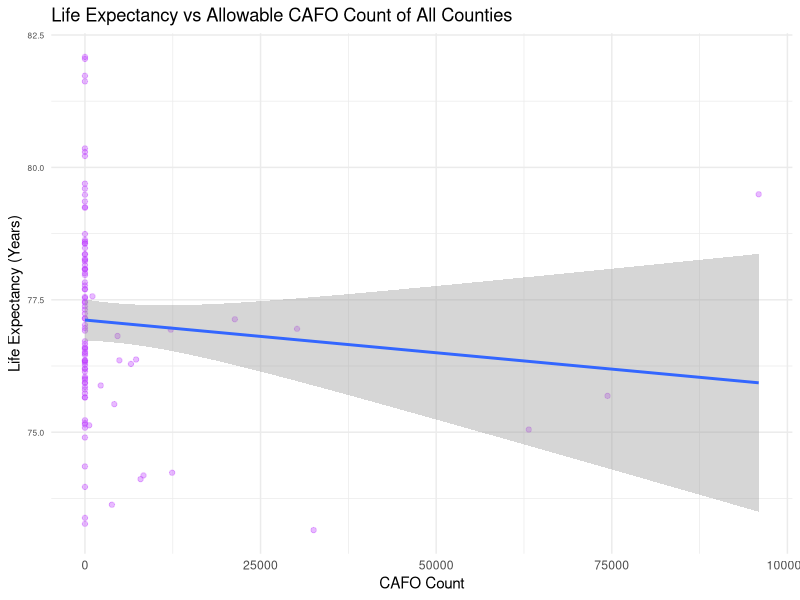

The R source for this figure:
library(tidyverse)

finalData <- read_csv("derivedData/finalData.csv")

figure <- finalData %>% ggplot(aes(x = allowable_count, y = life_expectancy)) + 
  geom_point(color = "darkorchid1", alpha = 0.35) + 
  geom_smooth(method='lm') + 
  labs(title = "Life Expectancy vs Allowable CAFO Count of All Counties", 
       x="CAFO Count", y="Life Expectancy (Years)") + 
  theme_minimal() + 
  theme(axis.text.y = element_text(size = 6))

ggsave("figures/lifeExpectancyScatter.png", plot=figure)